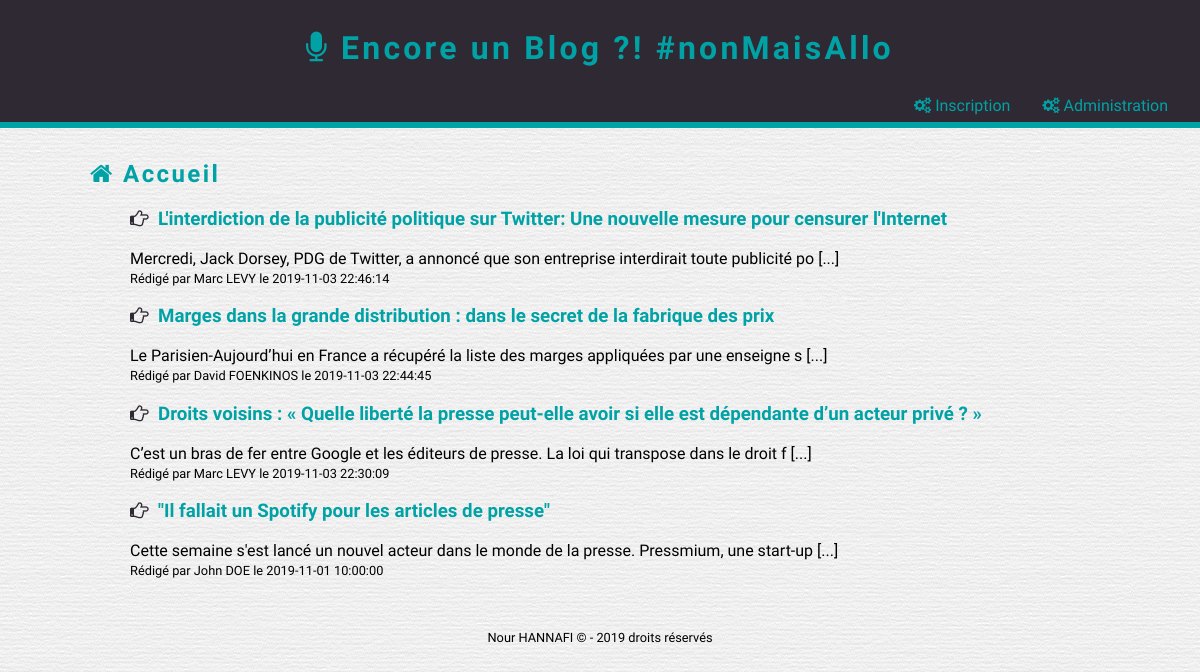
The page / on the database its author committed.
### tables this page shows
CREATE TABLE IF NOT EXISTS `post` (
  `Id` smallint(5) UNSIGNED NOT NULL AUTO_INCREMENT,
  `Title` varchar(255) NOT NULL,
  `Contents` text NOT NULL,
  `CreationTimestamp` datetime NOT NULL,
  `Author_Id` tinyint(3) UNSIGNED DEFAULT NULL,
  `Category_Id` tinyint(3) UNSIGNED DEFAULT NULL,
  PRIMARY KEY (`Id`),
  UNIQUE KEY `Title` (`Title`),
  KEY `CreationTimestamp` (`CreationTimestamp`),
  KEY `Author_Id` (`Author_Id`),
  KEY `Category_Id` (`Category_Id`)
);

CREATE TABLE IF NOT EXISTS `author` (
  `Id` tinyint(3) UNSIGNED NOT NULL AUTO_INCREMENT,
  `FirstName` varchar(50) NOT NULL,
  `LastName` varchar(50) NOT NULL,
  PRIMARY KEY (`Id`)
);

### src/index.php (called while the page is built, shortened)
<?php
    include 'application/bdd_connection.php';
    $query =
    '
        SELECT
            Post.Id,
            Title,
            Contents,
            CreationTimestamp,
            FirstName,
            LastName
        FROM
            Post
        INNER JOIN
            Author
        ON
            Post.Author_Id = Author.Id
        ORDER BY
            CreationTimestamp DESC
    ';
    $resultSet = $pdo->query($query);
    $posts = $resultSet->fetchAll();
    include 'layout.phtml';

### src/index.phtml (the view)
<h2><i class="fa fa-home"></i> Accueil</h2>
<ul class="post-list">
    <?php foreach($posts as $post): ?>
        <li class="post">
            <h3>
                <i class="fa fa-hand-o-right"></i>&nbsp;
                <a href="show_post.php?id=<?= intval($post['Id']) ?>" title="Consulter l'article">
                    <?= htmlspecialchars($post['Title']) ?>
                </a>
            </h3>
            <article><?= substr(htmlspecialchars($post['Contents']), 0, 100) ?>&nbsp;[...]</article>
            <small>
                Rédigé par <?= htmlspecialchars($post['FirstName']) ?> <?= htmlspecialchars($post['LastName']) ?>
                le <?= htmlspecialchars($post['CreationTimestamp']) ?>
            </small>
        </li>
    <?php endforeach; ?>
</ul>

### src/layout.phtml (shortened to what this page needs)
<!DOCTYPE html>
<html lang="fr">
<head>
    <link rel="stylesheet" href="css/normalize-3.0.3.min.css">
    <link rel="stylesheet" href="css/font-awesome.min.css">
    <link rel="stylesheet" href="css/blog-main.css">
    <link rel="stylesheet" href="css/blog-theme.css">
    <link rel="stylesheet" href="css/ui-button.css">
    <link rel="stylesheet" href="css/ui-form.css">
</head>
<body>
    <header class="blog-header">
        <h1><a href="index.php"><i class="fa fa-microphone"></i> Encore un Blog ?! #nonMaisAllo</a></h1>
        <nav>
            <a href="admin.php"><i class="fa fa-cogs"></i> Administration</a>
            <a href="login.php"><i class="fa fa-cogs"></i> Inscription</a>
        </nav>
    </header>
    <main>
        <?php include $template.'.phtml' ?>
    </main>
    <footer class="blog-footer" style="text-align:center">
        <small>Nour HANNAFI © - 2019 droits réservés</small>
    </footer>
</body>
</html>

### src/css/blog-main.css (style rules this page uses)
* { box-sizing: border-box; }
a { text-decoration: none; }

### src/css/blog-theme.css (style rules this page uses)
a { color: #01A2A6; transition: all 0.25s; }
body { background: url('../images/theme/paper.png') repeat; font-family: 'Dosis', sans-serif; }
h1 { height: 96px; margin: 0; font-family: 'Amatic SC', cursive; line-height: 96px; text-align: center; }
h1, h2 { color: #01A2A6; letter-spacing: 0.1em; }
header { height: 128px; margin-bottom: 2em; background-color: #2F2933; border-bottom: 6px solid #01A2A6; }
header nav a { float: right; margin-right: 2em; }
footer, main { margin: 0 auto; width: 85%; }
footer { margin-bottom: 3em; margin-top: 3em; }
.post { list-style-type: none; }
.post h3 { color: #2F2933; }

### rows shown on the page
post: Title "L'interdiction de la publicité politique sur Twitter: Une nouvelle mesure pour censurer l'Internet", Contents "Mercredi, Jack Dorsey, PDG de Twitter, a annoncé que son entreprise interdirait toute publicité po", Author_Id.FirstName "Marc", Author_Id.LastName "LEVY", CreationTimestamp "2019-11-03 22:46:14"
post: Title "Marges dans la grande distribution : dans le secret de la fabrique des prix", Contents "Le Parisien-Aujourd’hui en France a récupéré la liste des marges appliquées par une enseigne s", Author_Id.FirstName "David", Author_Id.LastName "FOENKINOS", CreationTimestamp "2019-11-03 22:44:45"
post: Title "Droits voisins : « Quelle liberté la presse peut-elle avoir si elle est dépendante d’un acteur privé ? »", Contents "C’est un bras de fer entre Google et les éditeurs de presse. La loi qui transpose dans le droit f", Author_Id.FirstName "Marc", Author_Id.LastName "LEVY", CreationTimestamp "2019-11-03 22:30:09"
post: Title "\"Il fallait un Spotify pour les articles de presse\"", Contents "Cette semaine s'est lancé un nouvel acteur dans le monde de la presse. Pressmium, une start-up", Author_Id.FirstName "John", Author_Id.LastName "DOE", CreationTimestamp "2019-11-01 10:00:00"
